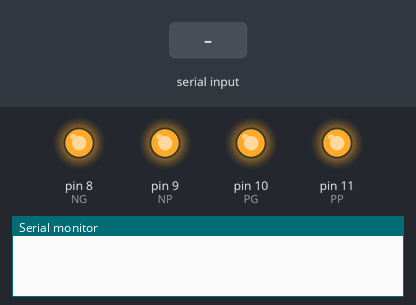
The sketch below on a simulated Arduino Uno, built with avr-gcc and run on an emulated ATmega328P. Parts: output pins drawn as LEDs (lit = HIGH), the last lines printed to the serial monitor. The test bench sets the inputs (shaded band).

Above: at 1.2 s.
1.3 s: "200a" received over Serial
At 1.8 s:
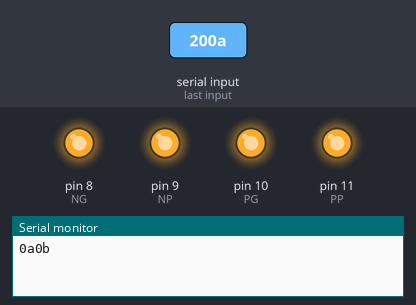
2.9 s: "90,45a" received over Serial
At 3.9 s:
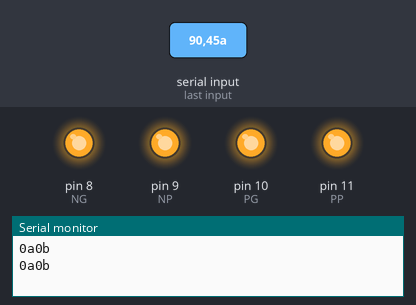
Timing chart, 0 to 5.9 s (numbered marks = the images above; inputs shaded):
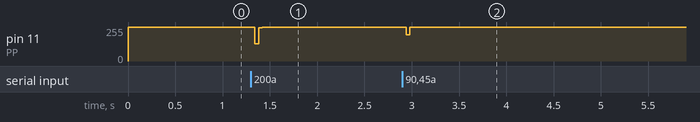

The sketch:

PWM_NANO.ino
```cpp
#include <avr/interrupt.h>
#include <Arduino.h>
#include <TimerOne.h>
#include <WString.h>

#define PP 11
#define PG 10
#define NP 9
#define NG 8


String RXdataFull = "";
char inCome = "";
int8_t indexofS, indexofA;
String RXdataNumber = "";
int16_t pulseGUI = 0;
int16_t pulseEE = 0, pulseSV = 0;
float angleEE = 0, angleSV = 0;
int16_t angleEE_zoom = 0, angleSV_zoom = 0;
bool flag_Timer1 = false;
void setup() {
  Serial.begin(115200);
  pinMode(PP, OUTPUT);
  pinMode(PG, OUTPUT);
  pinMode(NP, OUTPUT);
  pinMode(NG, OUTPUT);

  digitalWrite(PP, 1);
  digitalWrite(NP, 1);
  digitalWrite(PG, 1);
  digitalWrite(NG, 1);

  //=====================Interrupts Joint===========
  pinMode(19, INPUT_PULLUP);
  pinMode(4, INPUT_PULLUP);
  //=====================Interrupts AC Servo===========
  pinMode(18, INPUT_PULLUP);
  pinMode(6, INPUT_PULLUP);
  //===================================================
  TCCR2B = TCCR2B & B11111000 | B00000001;

  Timer1.initialize(50000);
  Timer1.attachInterrupt(Timer1_ISR);

  attachInterrupt(digitalPinToInterrupt(18), Read_encoder_AC, FALLING);
  attachInterrupt(digitalPinToInterrupt(19), Read_encoder_Joint, FALLING);
}


void loop() {
  if (flag_Timer1 == true) {

    flag_Timer1 = false;
    bool flag_UART = false;

    if (Serial.available() > 0) {
      RXdataFull = Serial.readStringUntil('a');  //+xxxxa -> RXdataFull = +xxxx
      int END = Serial.read();
      pulseGUI = RXdataFull.toInt();
      flag_UART = true;
    }

    if (flag_UART == true) {
      flag_UART = false;
      PWM(pulseGUI, 100);
      angleSV = ((((float)pulseSV)*360*100)/400);
      angleEE = ((((float)pulseEE)*360*100)/400);
      Serial.println((String)pulseSV + "a" + (String)pulseEE + "b");
      // Serial.println((String)angleSV + "a" + (String)angleEE + "b");

    }
  }
}
void Timer1_ISR() {
  flag_Timer1 = true;
}

void PWM(int16_t pulseIN, uint16_t us) {
  if (pulseIN < 0) {
    for (uint16_t i = 0; i < abs(pulseIN); i++) {
      digitalWrite(NP, 0);
      delayMicroseconds(us);
      digitalWrite(NP, 1);
      delayMicroseconds(us);
    }
  }
  if (pulseIN > 0) {
    for (uint16_t i = 0; i < abs(pulseIN); i++) {
      digitalWrite(PP, 0);
      delayMicroseconds(us);
      digitalWrite(PP, 1);
      delayMicroseconds(us);
    }
  }
}
void Read_encoder_AC() {
  if (digitalRead(6) == LOW)
    pulseSV++;
  else
    pulseSV--;
}
void Read_encoder_Joint() {
  if (digitalRead(4) == LOW)
    pulseEE++;
  else
    pulseEE--;
}
```

Measured:
- after the input at 1.3 s, pin 11 (PP): 255/255 → 128/255 at once, → 251/255 0.04 s later, → 255/255 0.04 s later
- after the input at 2.9 s, pin 11 (PP): 255/255 → 197/255 at once, → 255/255 0.04 s later
